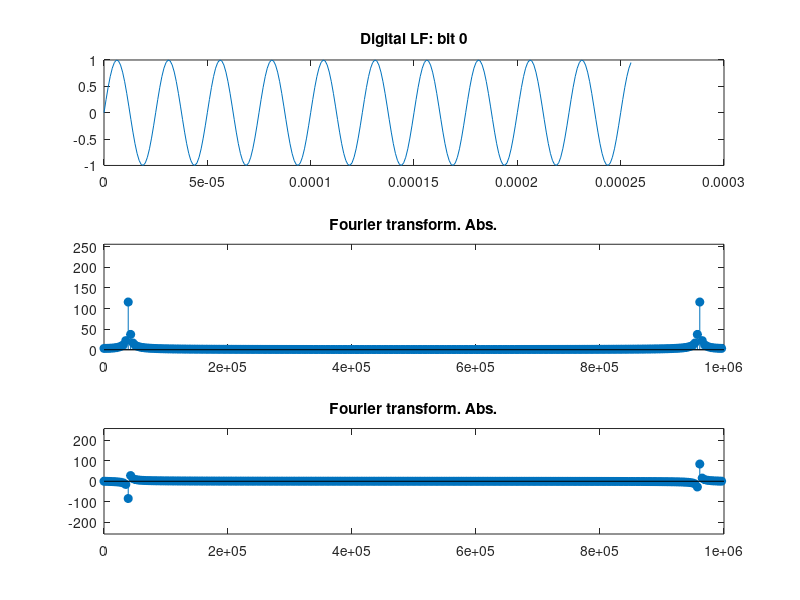
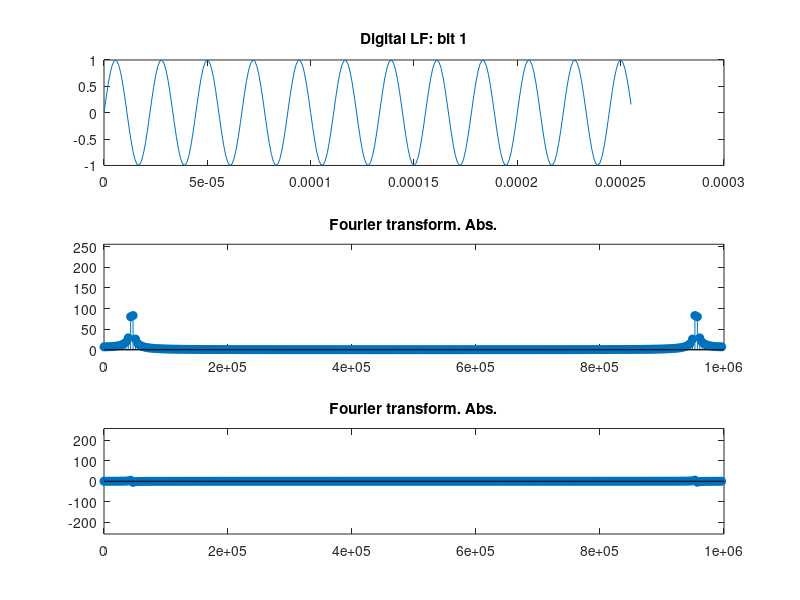

The MATLAB script that drew these images, in order:
%mducng/SoC/D2/G2touch
clc;
clear;
close all;
%%%%%%%%%%%%%%%%%%%%%%%%%%%%%%%%%%%%%%%%%%%%%%%%%%%%%%%%%%%%%%%%%%%%%%%%%%%
f0                  =  40000;             % 0-Tip Digital LF 
f1                  =  45000;             % 1-Tip Digital LF 
Fs                  =  1000000;           % Sampling freq  
sps                 =  400;               % # samples per symbol
ns                  =  0:(sps-1);         % Samples vectors
nsRing              =  0:(sps/4-1);
%%%%%%%%%%%%%%%%%%%%%%%%%%%%%%%%%%%%%%%%%%%%%%%%%%%%%%%%%%%%%%%%%%%%%%%%%%%
SymbolZero          =    sin(2*pi*ns*f0/Fs);
SymbolOne           =    sin(2*pi*ns*f1/Fs);
%%%%%%%%%%%%%%%%%%%%%%%%%%%%%%%%%%%%%%%%%%%%%%%%%%%%%%%%%%%%%%%%%%%%%%%%%%%
t0                  = (0:length(SymbolZero)-1)*1/Fs;     %t symbol
t1                  = (0:length(SymbolOne)-1)*1/Fs; %t received frame
%%%%%%%%%%%%%%%%%%%%%%%%%%%%%%%%%%%%%%%%%%%%%%%%%%%%%%%%%%%%%%%%%%%%%%%%%%%
Nfft                = 256;
dF                  = Fs/Nfft;
fVectors            = (0:(Nfft-1))*dF;
tVectors            = (0:(Nfft-1))*1/Fs;
FFTresult0          = fft(SymbolZero,Nfft);
FFTresult1          = fft(SymbolOne,Nfft);
yAbs0                = abs(FFTresult0);
yAbs1                = abs(FFTresult1);
yPhase0              = imag(FFTresult0);
yPhase1              = imag(FFTresult1);
%%%%%%%%%%%%%%%%%%%%%%%%%%%%%%%%%%%%%%%%%%%%%%%%%%%%%%%%%%%%%%%%%%%%%%%%%%%
figure(1);
subplot(3,1,1);
plot(tVectors,SymbolZero(1:Nfft));
title('Digital LF: bit 0'); 
%axis([0 1*10^6 0 Nfft]);
subplot(3,1,2);
stem(fVectors,yAbs0,'filled');
title('Fourier transform. Abs.'); 
axis([0 Fs 0 Nfft]);
subplot(3,1,3);
stem(fVectors,yPhase0,'filled');
title('Fourier transform. Abs.'); 
axis([0 Fs -Nfft Nfft]);

figure(2);
subplot(3,1,1);
plot(tVectors,SymbolOne(1:Nfft));
title('Digital LF: bit 1'); 
%axis([0 1*10^6 0 Nfft]);
subplot(3,1,2);
stem(fVectors,yAbs1,'filled');
title('Fourier transform. Abs.'); 
axis([0 Fs 0 Nfft]);
subplot(3,1,3);
stem(fVectors,yPhase1,'filled');
title('Fourier transform. Abs.'); 
axis([0 Fs -Nfft Nfft]);